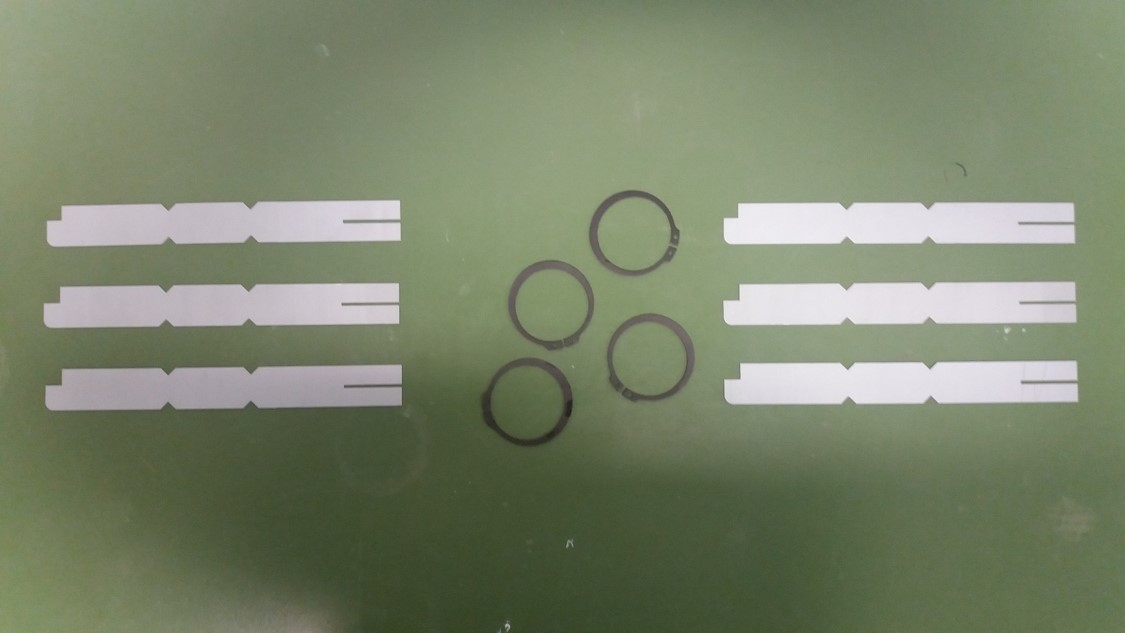
//> input picture sessie_3/recht.jpg, 1125 x 633 px
$ ./main -image_1=recht.jpg -image_2=rot.jpg -image_3=rot.jpg   (built with g++ and OpenCV 4)
//> lines starting //> are read from the running program, lines starting //| are printed output that depends on the picture; after the words box and inside, x2 and y2 are one past the last pixel; in counts of white or black regions, pixels touching at a corner belong together
#include <iostream>
#include <string>
#include <opencv2/opencv.hpp>   //project->linkersettings -> other -> `pkg-config opencv --libs`

using namespace std;
using namespace cv; //in this order
const float PI = 3.14159265359;
const int ASTEP = 10;
const String NAME = "All Rotated & Matched templates";
int thresholdValue = 90;
int maxAngleValue = 0;
int slider_th = 90;
int slider_an = 0;

Mat RotMatch(void);
Mat img[3],res;

static void on_trackbar1(int, void*)
{
    thresholdValue = slider_th; //set the global variable h1 to the current slidervalue;
}

//functions needed for the rotatingmarch trackbars
static void on_trackbar2(int, void*)
{
    maxAngleValue = slider_an;
}


// Return the rotation matrices for each rotation
// The angle parameter is expressed in degrees!
void rotate(Mat& src, double angle, Mat& dst)
{
    Point2f pt(src.cols/2., src.rows/2.);
    Mat r = getRotationMatrix2D(pt, angle, 1.0);
    warpAffine(src, dst, r, cv::Size(src.cols, src.rows));
}
///used from: https://github.com/OpenCVBlueprints/OpenCVBlueprints/blob/master/chapter_5/source_code/rotation_invariant_detection/rotation_invariant_object_detection.cpp

int main(int argc,const char** argv)
{
    CommandLineParser parser(argc,argv,
    "{help h usage ?   |  |show this message }"
    "{image_1 i1       |  |(required) absolute path to first image }"
    "{image_2 i2       |  |(required) absolute path to second image }"
    "{image_3 i3       |  |(required) absolute path to third image }"
    );

    if(parser.has("help")){
    parser.printMessage();
    return 0;
    }

    string image_1_location(parser.get<string>("image_1"));
    string image_2_location(parser.get<string>("image_2"));
    string image_3_location(parser.get<string>("image_3"));
    ///colect data from arguments

    if(image_1_location.empty() || image_2_location.empty() || image_3_location.empty()){
        cerr << "wrong arg" << endl;
        parser.printMessage();
        return -1;
    }
    ///check given arguments


    img[0] = imread(image_1_location); //template
//> img[0] is the input picture: 633 rows x 1125 cols, CV_8UC3; mean B, G, R 107.3, 132.7, 122.6
    img[1] = imread(image_2_location); //straight
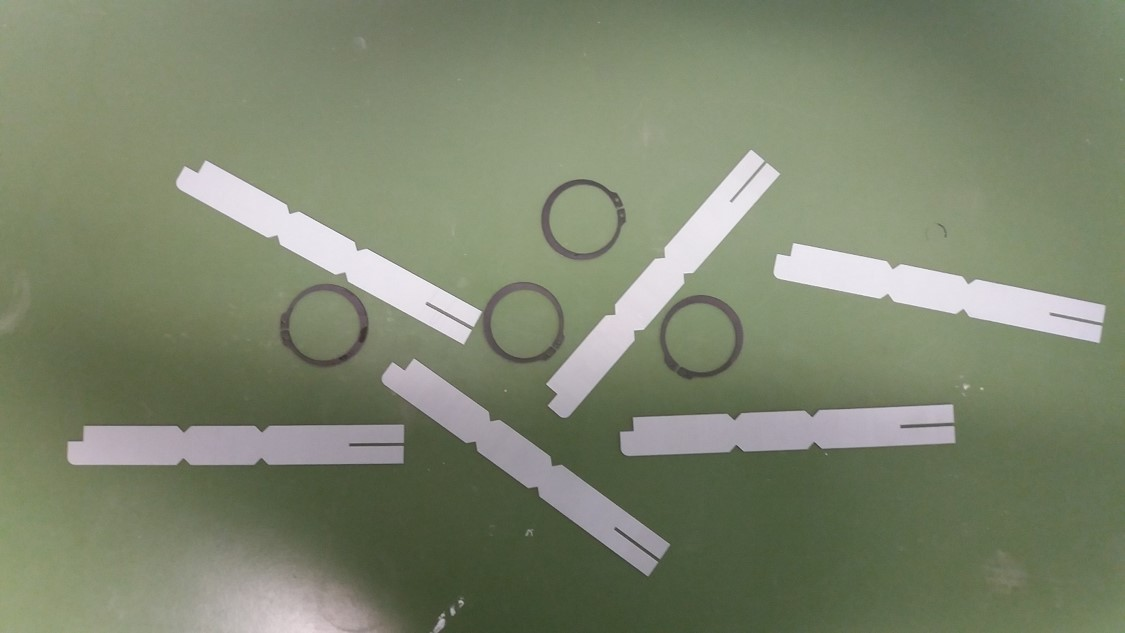
//> input picture sessie_3/rot.jpg, 1125 x 633 px
//> img[1] is the input picture: 633 rows x 1125 cols, CV_8UC3; mean B, G, R 109.7, 133.1, 125.1
    img[2] = imread(image_3_location); //rotated
    ///read images in Matrix var

    if(img[0].empty()){
        cerr <<"Image1 not found";
        return -1;
    }
    if(img[1].empty()){
        cerr <<"Image2 not found";
        return -1;
    }
    if(img[2].empty()){
        cerr <<"Image3 not found";
        return -1;
    }
    ///stop if any of the images is read wrongly and return which one

    Mat matched=img[1].clone(),amatched=img[1].clone();

    matchTemplate(img[1],img[0],res,TM_SQDIFF);
//> res = [3.63e+09]
    normalize(res,res,0,1,NORM_MINMAX,-1,Mat());
//> res = [0]

    double minVal,maxVal;
    Point minLoc,maxLoc,matchLoc;

    minMaxLoc( res, &minVal, &maxVal, &minLoc, &maxLoc, Mat() ); //get location of match
//> minVal = 0; maxVal = 0; minLoc = Point(0, 0); maxLoc = Point(0, 0)
    matchLoc = minLoc; //set origin of rectangle
//> matchLoc = Point(0, 0)
    rectangle(matched, matchLoc, Point( matchLoc.x + img[0].cols , matchLoc.y + img[0].rows),Scalar(0,0,255),3); //draw rectangle
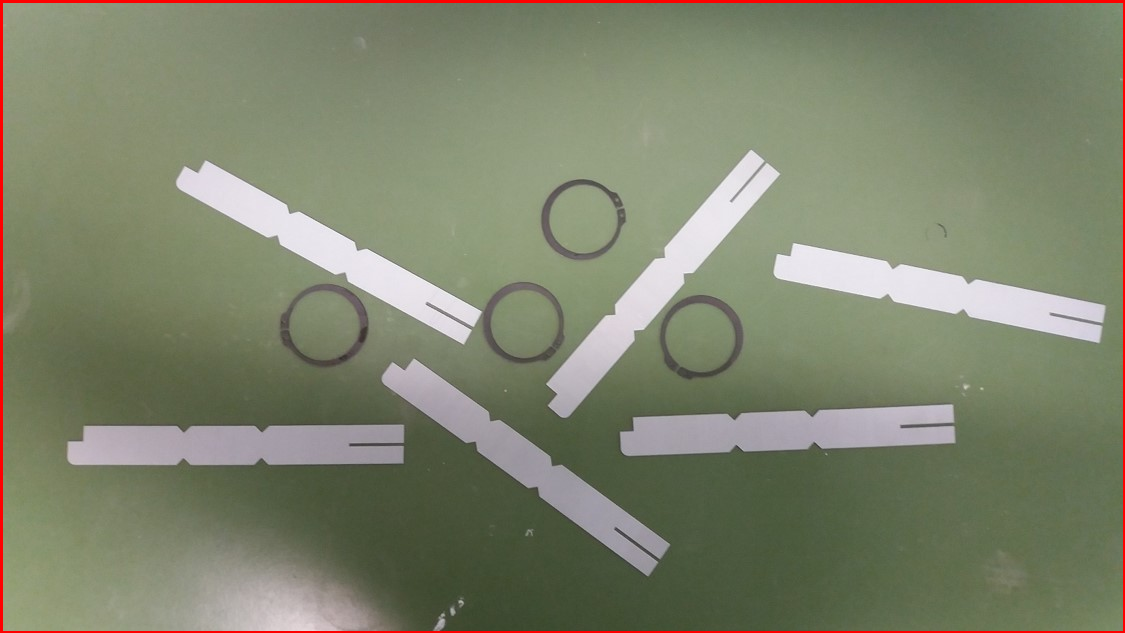
//> matched: 633 rows x 1125 cols, CV_8UC3; 1.23% of pixels changed, all inside (x1, y1, x2, y2) = (0, 0, 1125, 633)
    imshow( "One Matched template", matched );
    waitKey(0);
    destroyAllWindows();
    ///Found one template match

    matchTemplate( img[1], img[0], res, TM_CCOEFF_NORMED);
//> res = [0.414]
    normalize(res, res, 0, 1, NORM_MINMAX, -1, Mat());
//> res = [0]
    Mat thresh;
    threshold(res,thresh,0.92,1,CV_THRESH_BINARY);//we get optimal results for 0.92
//> thresh = [0]
    thresh *= 255;
    thresh.convertTo(thresh,CV_8UC1);
    imshow( "Threshold", thresh );
    waitKey(0);
    destroyAllWindows();

    vector<vector<Point>> contours;
    findContours(thresh,contours, RETR_EXTERNAL,CHAIN_APPROX_NONE);
//> contours = 0 contours
    for (int i = 0; i < contours.size(); i++)
    {
        Rect region = boundingRect(contours[i]); //find bounding rect
        rectangle(amatched, Point(region.x, region.y ),Point(region.x + img[0].cols, img[0].rows + region.y), Scalar(0,0,255), 3);
        //draw rect with bounding rect origin and size of template
    }
//> this loop made 0 passes
    imshow( "All Matched templates", amatched );
    waitKey(0);
    destroyAllWindows();
    ///Found multiple template matches

    namedWindow(NAME); // Create Window
    resizeWindow(NAME, 200, 200);//resize it (it gets auto-sized later)'
    createTrackbar("Maximum angle", NAME, &slider_an, 360, on_trackbar2);
    createTrackbar("Threshold", NAME, &slider_th, 100, on_trackbar1);
    Mat resultimage;
    cout << "press esc to exit";
    while (true)
    {
        Mat result = img[2].clone();
        result = RotMatch();   //segment the image using the hsvsegment_mat function (which also used the values h1,h2,s1)
//> the loop in RotMatch, `for(int i=0;i<rotated.size();i++)` made 1 pass

        imshow(NAME,result); //show result
        int key = waitKey(10);
//> the Esc key is pressed

        if (key == 27) //exit if ESC is pressed
        {
            return 0;
//> (the program exits here)
